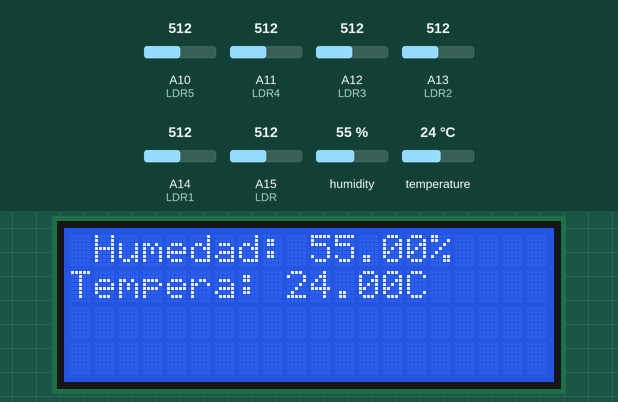
This sketch was run on a simulated Arduino Mega 2560, built for the host (arithmetic inside an expression is 32-bit, double 64-bit). On the bench: 20×4 character LCD. The test bench sets the inputs (shaded band); at power-on: humidity 55 %, temperature 24 °C, A10 (LDR5) = 512, A11 (LDR4) = 512, A12 (LDR3) = 512, A13 (LDR2) = 512, A14 (LDR1) = 512, A15 (LDR) = 512. WiFi joins after 1.5 s; servers stay silent unless stated; what the sketch prints to the serial monitor is not drawn.

Above: at 5.2 s.
5.3 s: humidity set to 22 %
At 14.7 s:
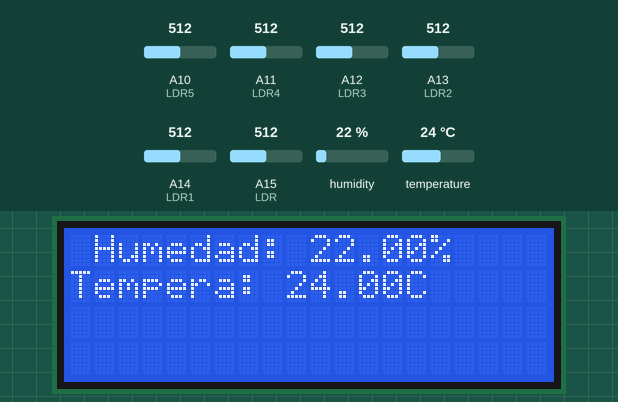
15.3 s: temperature set to 12 °C
At 24.2 s:
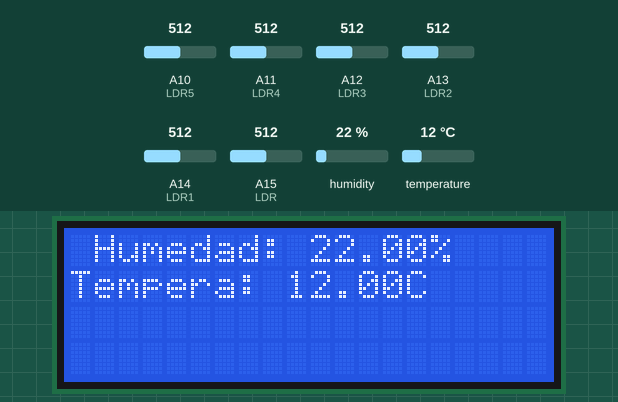
24.5 s: humidity set to 40 %
At 33.0 s:
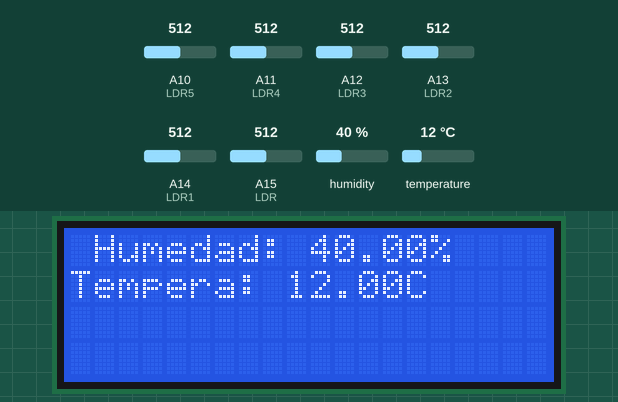
33.8 s: temperature set to 19 °C
Timing chart, 0 to 36.8 s (numbered marks = the images above; inputs shaded):
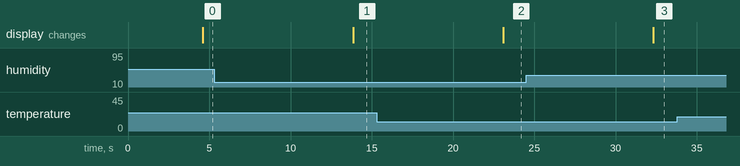

Measured:
- after the input at 5.3 s, the display: changes after 8.5 s (image 1)
- after the input at 15.3 s, the display: changes after 7.8 s (image 2)
- after the input at 24.5 s, the display: changes after 7.8 s (image 3)

The sketch:

Corregido_UTLA.ino
```cpp
#include <LiquidCrystal_I2C.h>         //Libreria Pantalla I2C
LiquidCrystal_I2C lcd(0x27,20,4);      // Configuracion pantalla I2C
//#include <dht.h>                     // Libreria Sensor DTH11
#include "DHT.h"
#include <SPI.h>                       // Libreria de Sincronizacion arduino/pc
#include <Ethernet.h>                  // Liberia SHIELD Ethernet
EthernetClient client;
byte mac[] = { 0xDE, 0xAD, 0xBE, 0xEF, 0xFE, 0xED };// MAC SHIELD ETHERNET
//char server[] = "192.168.0.1";       //
char server[] = "192.168.100.2";
//dht DHT;
//#define DHT11_PIN 3                  // PIN DE DTH11

float h=0.0;
float t=0.0;
int levelValueSensibility=250;

#define DHTPIN 2
#define DHTTYPE DHT22
//Inicializa el sensor DHTxx
DHT dht(DHTPIN, DHTTYPE);

int LDR = A15;                  //Pin analogico del arduino donde ira conectada LDR
int LDR1 = A14;                 //Pin analogico del arduino donde ira conectada LDR
int LDR2 = A13;                 //Pin analogico del arduino donde ira conectada LDR
int LDR3 = A12;                 //Pin analogico del arduino donde ira conectada LDR
int LDR4 = A11;                 //Pin analogico del arduino donde ira conectada LDR
int LDR5 = A10;                 //Pin analogico del arduino donde ira conectada LDR

 int s1;
  int s2;
   int s3;
    int s4;
     int s5;
      int s6;

void setup()
{
lcd.init();                    //Iniciar pantalla LCD
lcd.backlight();               //Reset pantalla LCD
Ethernet.begin(mac);           //Inicia Ethernet Shield
Serial.begin(115200);          //Inicia Monitor Serial
}
void loop(){
//    if(sensorValueA0 <= levelValueSensibility){
//      datoSensorLuz1 = 1;
//  }else{
//      datoSensorLuz1 = 0;
//  }

    delay(1000);
    s1 = analogRead(LDR);
    s2 = analogRead(LDR1);
    s3 = analogRead(LDR2);
    s4 = analogRead(LDR3);
    s5 = analogRead(LDR4);
    s6 = analogRead(LDR5);
    Serial.println();
    Serial.print("LDR1: ");
    Serial.print(s1);
    Serial.print(" - LDR2: ");
    Serial.print(s2);
    Serial.print(" - LDR3: ");
    Serial.print(s3);
    Serial.print(" - LDR4: ");
    Serial.print(s4);
    Serial.print(" - LDR5: ");
    Serial.print(s5);
    Serial.print(" - LDR6: ");
    Serial.print(s6);
    Serial.println();

    delay(2000);
    h = dht.readHumidity();
    t = dht.readTemperature();
    if(isnan(h) || isnan(t)){
      Serial1.println(F("Failed to read from DHT sensor!"));
      return;
    }

    lcd.setCursor(1, 0);
    lcd.print("Humedad: ");
    //lcd.print(DHT.humidity);
    lcd.print(h);
    lcd.print("%  ");
    lcd.setCursor(0, 1);
    lcd.print("Tempera: ");
    //lcd.print(DHT.temperature);
    lcd.print(t);
    lcd.println("C  ");

    Serial.print("Temperatura = ");
    //Serial.print(DHT.temperature);
    Serial.print(t);
    Serial.println(" *C");
    Serial.print("Humidity = ");
    //Serial.print(DHT.humidity);
    Serial.print(h);
    Serial.println(" %");

   // Leer datos
   //int chk = DHT.read11(DHT11_PIN);
   if (client.connect(server, 80)) {
    client.print( "GET /UTLA-2020/portalutla/processdata.php?");
    client.print("temperatura=");
    //client.print(DHT.temperature);
    client.print(t);
    client.print("&&");
    client.print("luz1=");

  if (analogRead(LDR)<= levelValueSensibility){
     client.print("1");
  } else {
    client.print("0");
  }
    client.print("&&");
    client.print("luz2=");
  if (analogRead(LDR1)<= levelValueSensibility){
     client.print("1");
  } else {
    client.print("0");
  }
    client.print("&&");
    client.print("luz3=");
  if (analogRead(LDR2)<= levelValueSensibility){
     client.print("1");
  } else {
    client.print("0");
  }
    client.print("&&");
    client.print("luz4=");
  if (analogRead(LDR3)<= levelValueSensibility){
     client.print("1");
  } else {
    client.print("0");
  }
    client.print("&&");
    client.print("luz5=");
  if (analogRead(LDR4)<= levelValueSensibility){
     client.print("1");
  } else {
    client.print("0");
  }
    client.print("&&");
    client.print("luz6=");
  if (analogRead(LDR5)<= levelValueSensibility){
     client.print("1");
  } else {
    client.print("0");
  }
    client.print("&&");
    client.print("humedad=");
    //client.print(DHT.humidity);
    client.print(h);

    client.println("HTTP/1.1");
    client.println("Connection: close");
    client.stop();
    Serial.println("CONECTADO");
  }
  else {
    Serial.println("–> FALLO DE CONECCION/n");
  }
  delay(6000);
}
```
